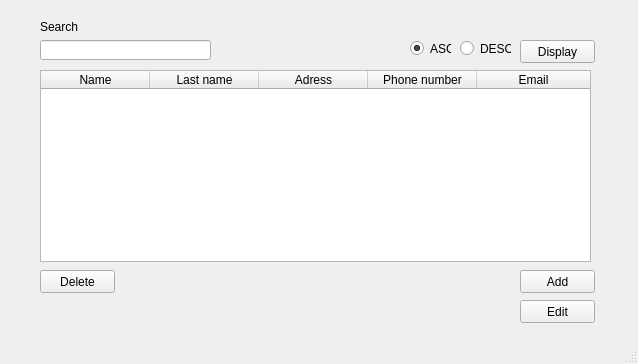
<?xml version="1.0" encoding="UTF-8"?>
<ui version="4.0">
 <class>Contact</class>
 <widget class="QMainWindow" name="Contact">
  <property name="geometry">
   <rect>
    <x>0</x>
    <y>0</y>
    <width>638</width>
    <height>364</height>
   </rect>
  </property>
  <property name="minimumSize">
   <size>
    <width>638</width>
    <height>364</height>
   </size>
  </property>
  <property name="maximumSize">
   <size>
    <width>638</width>
    <height>364</height>
   </size>
  </property>
  <property name="windowTitle">
   <string>Contact</string>
  </property>
  <widget class="QWidget" name="centralwidget">
   <widget class="QTableWidget" name="contactTab">
    <property name="geometry">
     <rect>
      <x>40</x>
      <y>70</y>
      <width>551</width>
      <height>192</height>
     </rect>
    </property>
    <property name="minimumSize">
     <size>
      <width>551</width>
      <height>192</height>
     </size>
    </property>
    <property name="maximumSize">
     <size>
      <width>551</width>
      <height>192</height>
     </size>
    </property>
    <property name="frameShape">
     <enum>QFrame::StyledPanel</enum>
    </property>
    <property name="editTriggers">
     <set>QAbstractItemView::NoEditTriggers</set>
    </property>
    <property name="alternatingRowColors">
     <bool>false</bool>
    </property>
    <property name="selectionMode">
     <enum>QAbstractItemView::ExtendedSelection</enum>
    </property>
    <property name="selectionBehavior">
     <enum>QAbstractItemView::SelectRows</enum>
    </property>
    <attribute name="horizontalHeaderCascadingSectionResizes">
     <bool>true</bool>
    </attribute>
    <attribute name="horizontalHeaderDefaultSectionSize">
     <number>109</number>
    </attribute>
    <attribute name="horizontalHeaderStretchLastSection">
     <bool>true</bool>
    </attribute>
    <column>
     <property name="text">
      <string>Name</string>
     </property>
    </column>
    <column>
     <property name="text">
      <string>Last name</string>
     </property>
    </column>
    <column>
     <property name="text">
      <string>Adress</string>
     </property>
    </column>
    <column>
     <property name="text">
      <string>Phone number</string>
     </property>
    </column>
    <column>
     <property name="text">
      <string>Email</string>
     </property>
    </column>
   </widget>
   <widget class="QLineEdit" name="searchBar">
    <property name="geometry">
     <rect>
      <x>40</x>
      <y>40</y>
      <width>171</width>
      <height>20</height>
     </rect>
    </property>
   </widget>
   <widget class="QRadioButton" name="ASCRadio">
    <property name="enabled">
     <bool>true</bool>
    </property>
    <property name="geometry">
     <rect>
      <x>410</x>
      <y>40</y>
      <width>41</width>
      <height>17</height>
     </rect>
    </property>
    <property name="text">
     <string>ASC</string>
    </property>
    <property name="checked">
     <bool>true</bool>
    </property>
   </widget>
   <widget class="QRadioButton" name="DESCRadio">
    <property name="geometry">
     <rect>
      <x>460</x>
      <y>40</y>
      <width>51</width>
      <height>17</height>
     </rect>
    </property>
    <property name="text">
     <string>DESC</string>
    </property>
   </widget>
   <widget class="QPushButton" name="displayBtn">
    <property name="geometry">
     <rect>
      <x>520</x>
      <y>40</y>
      <width>75</width>
      <height>23</height>
     </rect>
    </property>
    <property name="text">
     <string>Display</string>
    </property>
   </widget>
   <widget class="QLabel" name="label_2">
    <property name="geometry">
     <rect>
      <x>40</x>
      <y>20</y>
      <width>47</width>
      <height>13</height>
     </rect>
    </property>
    <property name="text">
     <string>Search</string>
    </property>
   </widget>
   <widget class="QPushButton" name="addBtn">
    <property name="geometry">
     <rect>
      <x>520</x>
      <y>270</y>
      <width>75</width>
      <height>23</height>
     </rect>
    </property>
    <property name="text">
     <string>Add</string>
    </property>
   </widget>
   <widget class="QPushButton" name="editBtn">
    <property name="geometry">
     <rect>
      <x>520</x>
      <y>300</y>
      <width>75</width>
      <height>23</height>
     </rect>
    </property>
    <property name="text">
     <string>Edit</string>
    </property>
   </widget>
   <widget class="QPushButton" name="deleteBtn">
    <property name="geometry">
     <rect>
      <x>40</x>
      <y>270</y>
      <width>75</width>
      <height>23</height>
     </rect>
    </property>
    <property name="text">
     <string>Delete</string>
    </property>
   </widget>
  </widget>
  <widget class="QMenuBar" name="menubar">
   <property name="geometry">
    <rect>
     <x>0</x>
     <y>0</y>
     <width>638</width>
     <height>21</height>
    </rect>
   </property>
  </widget>
  <widget class="QStatusBar" name="statusbar"/>
 </widget>
 <resources/>
 <connections/>
</ui>
